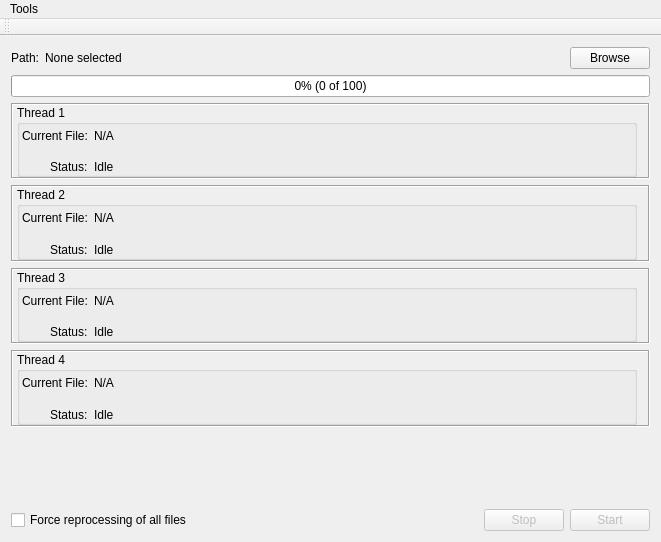
<?xml version="1.0" encoding="UTF-8"?>
<ui version="4.0">
 <class>MainWindow</class>
 <widget class="QMainWindow" name="MainWindow">
  <property name="geometry">
   <rect>
    <x>0</x>
    <y>0</y>
    <width>661</width>
    <height>542</height>
   </rect>
  </property>
  <property name="windowTitle">
   <string>Karaoke ReplayGain</string>
  </property>
  <widget class="QWidget" name="centralWidget">
   <layout class="QVBoxLayout" name="verticalLayout">
    <item>
     <layout class="QHBoxLayout" name="horizontalLayout">
      <item>
       <widget class="QLabel" name="label_2">
        <property name="text">
         <string>Path:</string>
        </property>
       </widget>
      </item>
      <item>
       <widget class="QLabel" name="labelPath">
        <property name="sizePolicy">
         <sizepolicy hsizetype="Expanding" vsizetype="Preferred">
          <horstretch>0</horstretch>
          <verstretch>0</verstretch>
         </sizepolicy>
        </property>
        <property name="text">
         <string>None selected</string>
        </property>
       </widget>
      </item>
      <item>
       <widget class="QPushButton" name="btnBrowse">
        <property name="text">
         <string>Browse</string>
        </property>
       </widget>
      </item>
     </layout>
    </item>
    <item>
     <widget class="QProgressBar" name="progressBar">
      <property name="value">
       <number>0</number>
      </property>
      <property name="format">
       <string>%p% (%v of %m)</string>
      </property>
     </widget>
    </item>
    <item>
     <widget class="QFrame" name="frame">
      <property name="frameShape">
       <enum>QFrame::Box</enum>
      </property>
      <property name="frameShadow">
       <enum>QFrame::Sunken</enum>
      </property>
      <layout class="QVBoxLayout" name="verticalLayout_6">
       <property name="leftMargin">
        <number>4</number>
       </property>
       <property name="topMargin">
        <number>0</number>
       </property>
       <property name="bottomMargin">
        <number>0</number>
       </property>
       <item>
        <widget class="QGroupBox" name="groupBox1">
         <property name="title">
          <string>Thread 1</string>
         </property>
         <layout class="QFormLayout" name="formLayout">
          <property name="labelAlignment">
           <set>Qt::AlignRight|Qt::AlignTrailing|Qt::AlignVCenter</set>
          </property>
          <property name="horizontalSpacing">
           <number>6</number>
          </property>
          <property name="verticalSpacing">
           <number>2</number>
          </property>
          <property name="leftMargin">
           <number>2</number>
          </property>
          <property name="topMargin">
           <number>4</number>
          </property>
          <property name="bottomMargin">
           <number>0</number>
          </property>
          <item row="2" column="0">
           <widget class="QLabel" name="label">
            <property name="text">
             <string>Current File:</string>
            </property>
            <property name="alignment">
             <set>Qt::AlignLeading|Qt::AlignLeft|Qt::AlignTop</set>
            </property>
           </widget>
          </item>
          <item row="2" column="1">
           <widget class="QLabel" name="labelCurrentFile1">
            <property name="sizePolicy">
             <sizepolicy hsizetype="Expanding" vsizetype="Expanding">
              <horstretch>0</horstretch>
              <verstretch>0</verstretch>
             </sizepolicy>
            </property>
            <property name="text">
             <string>N/A</string>
            </property>
            <property name="alignment">
             <set>Qt::AlignLeading|Qt::AlignLeft|Qt::AlignTop</set>
            </property>
            <property name="wordWrap">
             <bool>true</bool>
            </property>
           </widget>
          </item>
          <item row="4" column="1">
           <widget class="QLabel" name="labelStatus1">
            <property name="sizePolicy">
             <sizepolicy hsizetype="Expanding" vsizetype="Preferred">
              <horstretch>0</horstretch>
              <verstretch>0</verstretch>
             </sizepolicy>
            </property>
            <property name="text">
             <string>Idle</string>
            </property>
           </widget>
          </item>
          <item row="4" column="0">
           <widget class="QLabel" name="label_3">
            <property name="text">
             <string>Status:</string>
            </property>
           </widget>
          </item>
         </layout>
        </widget>
       </item>
      </layout>
     </widget>
    </item>
    <item>
     <widget class="QFrame" name="frame_2">
      <property name="frameShape">
       <enum>QFrame::Box</enum>
      </property>
      <property name="frameShadow">
       <enum>QFrame::Sunken</enum>
      </property>
      <layout class="QVBoxLayout" name="verticalLayout_7">
       <property name="leftMargin">
        <number>4</number>
       </property>
       <property name="topMargin">
        <number>0</number>
       </property>
       <property name="bottomMargin">
        <number>0</number>
       </property>
       <item>
        <widget class="QGroupBox" name="groupBox2">
         <property name="title">
          <string>Thread 2</string>
         </property>
         <layout class="QFormLayout" name="formLayout_2">
          <property name="labelAlignment">
           <set>Qt::AlignRight|Qt::AlignTrailing|Qt::AlignVCenter</set>
          </property>
          <property name="horizontalSpacing">
           <number>6</number>
          </property>
          <property name="verticalSpacing">
           <number>2</number>
          </property>
          <property name="leftMargin">
           <number>2</number>
          </property>
          <property name="topMargin">
           <number>4</number>
          </property>
          <property name="bottomMargin">
           <number>0</number>
          </property>
          <item row="0" column="0">
           <widget class="QLabel" name="label_7">
            <property name="text">
             <string>Current File:</string>
            </property>
            <property name="alignment">
             <set>Qt::AlignLeading|Qt::AlignLeft|Qt::AlignTop</set>
            </property>
           </widget>
          </item>
          <item row="2" column="0">
           <widget class="QLabel" name="label_8">
            <property name="text">
             <string>Status:</string>
            </property>
           </widget>
          </item>
          <item row="0" column="1">
           <widget class="QLabel" name="labelCurrentFile2">
            <property name="sizePolicy">
             <sizepolicy hsizetype="Expanding" vsizetype="Expanding">
              <horstretch>0</horstretch>
              <verstretch>0</verstretch>
             </sizepolicy>
            </property>
            <property name="text">
             <string>N/A</string>
            </property>
            <property name="alignment">
             <set>Qt::AlignLeading|Qt::AlignLeft|Qt::AlignTop</set>
            </property>
            <property name="wordWrap">
             <bool>true</bool>
            </property>
           </widget>
          </item>
          <item row="2" column="1">
           <widget class="QLabel" name="labelStatus2">
            <property name="sizePolicy">
             <sizepolicy hsizetype="Expanding" vsizetype="Preferred">
              <horstretch>0</horstretch>
              <verstretch>0</verstretch>
             </sizepolicy>
            </property>
            <property name="text">
             <string>Idle</string>
            </property>
           </widget>
          </item>
         </layout>
        </widget>
       </item>
      </layout>
     </widget>
    </item>
    <item>
     <widget class="QFrame" name="frame_3">
      <property name="frameShape">
       <enum>QFrame::Box</enum>
      </property>
      <property name="frameShadow">
       <enum>QFrame::Sunken</enum>
      </property>
      <layout class="QVBoxLayout" name="verticalLayout_8">
       <property name="leftMargin">
        <number>4</number>
       </property>
       <property name="topMargin">
        <number>0</number>
       </property>
       <property name="bottomMargin">
        <number>0</number>
       </property>
       <item>
        <widget class="QGroupBox" name="groupBox3">
         <property name="title">
          <string>Thread 3</string>
         </property>
         <layout class="QFormLayout" name="formLayout_3">
          <property name="labelAlignment">
           <set>Qt::AlignRight|Qt::AlignTrailing|Qt::AlignVCenter</set>
          </property>
          <property name="horizontalSpacing">
           <number>6</number>
          </property>
          <property name="verticalSpacing">
           <number>2</number>
          </property>
          <property name="leftMargin">
           <number>2</number>
          </property>
          <property name="topMargin">
           <number>4</number>
          </property>
          <property name="bottomMargin">
           <number>0</number>
          </property>
          <item row="0" column="0">
           <widget class="QLabel" name="label_9">
            <property name="text">
             <string>Current File:</string>
            </property>
            <property name="alignment">
             <set>Qt::AlignLeading|Qt::AlignLeft|Qt::AlignTop</set>
            </property>
           </widget>
          </item>
          <item row="3" column="0">
           <widget class="QLabel" name="label_10">
            <property name="text">
             <string>Status:</string>
            </property>
           </widget>
          </item>
          <item row="0" column="1">
           <widget class="QLabel" name="labelCurrentFile3">
            <property name="sizePolicy">
             <sizepolicy hsizetype="Expanding" vsizetype="Expanding">
              <horstretch>0</horstretch>
              <verstretch>0</verstretch>
             </sizepolicy>
            </property>
            <property name="text">
             <string>N/A</string>
            </property>
            <property name="alignment">
             <set>Qt::AlignLeading|Qt::AlignLeft|Qt::AlignTop</set>
            </property>
            <property name="wordWrap">
             <bool>true</bool>
            </property>
           </widget>
          </item>
          <item row="3" column="1">
           <widget class="QLabel" name="labelStatus3">
            <property name="sizePolicy">
             <sizepolicy hsizetype="Expanding" vsizetype="Preferred">
              <horstretch>0</horstretch>
              <verstretch>0</verstretch>
             </sizepolicy>
            </property>
            <property name="text">
             <string>Idle</string>
            </property>
           </widget>
          </item>
         </layout>
        </widget>
       </item>
      </layout>
     </widget>
    </item>
    <item>
     <widget class="QFrame" name="frame_4">
      <property name="frameShape">
       <enum>QFrame::Box</enum>
      </property>
      <property name="frameShadow">
       <enum>QFrame::Sunken</enum>
      </property>
      <layout class="QVBoxLayout" name="verticalLayout_9">
       <property name="leftMargin">
        <number>4</number>
       </property>
       <property name="topMargin">
        <number>0</number>
       </property>
       <property name="bottomMargin">
        <number>0</number>
       </property>
       <item>
        <widget class="QGroupBox" name="groupBox4">
         <property name="title">
          <string>Thread 4</string>
         </property>
         <layout class="QFormLayout" name="formLayout_4">
          <property name="labelAlignment">
           <set>Qt::AlignRight|Qt::AlignTrailing|Qt::AlignVCenter</set>
          </property>
          <property name="horizontalSpacing">
           <number>6</number>
          </property>
          <property name="verticalSpacing">
           <number>2</number>
          </property>
          <property name="leftMargin">
           <number>2</number>
          </property>
          <property name="topMargin">
           <number>4</number>
          </property>
          <property name="bottomMargin">
           <number>0</number>
          </property>
          <item row="0" column="0">
           <widget class="QLabel" name="label_11">
            <property name="text">
             <string>Current File:</string>
            </property>
            <property name="alignment">
             <set>Qt::AlignLeading|Qt::AlignLeft|Qt::AlignTop</set>
            </property>
           </widget>
          </item>
          <item row="2" column="0">
           <widget class="QLabel" name="label_12">
            <property name="text">
             <string>Status:</string>
            </property>
           </widget>
          </item>
          <item row="0" column="1">
           <widget class="QLabel" name="labelCurrentFile4">
            <property name="sizePolicy">
             <sizepolicy hsizetype="Expanding" vsizetype="Expanding">
              <horstretch>0</horstretch>
              <verstretch>0</verstretch>
             </sizepolicy>
            </property>
            <property name="text">
             <string>N/A</string>
            </property>
            <property name="alignment">
             <set>Qt::AlignLeading|Qt::AlignLeft|Qt::AlignTop</set>
            </property>
            <property name="wordWrap">
             <bool>true</bool>
            </property>
           </widget>
          </item>
          <item row="2" column="1">
           <widget class="QLabel" name="labelStatus4">
            <property name="sizePolicy">
             <sizepolicy hsizetype="Expanding" vsizetype="Preferred">
              <horstretch>0</horstretch>
              <verstretch>0</verstretch>
             </sizepolicy>
            </property>
            <property name="text">
             <string>Idle</string>
            </property>
           </widget>
          </item>
         </layout>
        </widget>
       </item>
      </layout>
     </widget>
    </item>
    <item>
     <spacer name="verticalSpacer">
      <property name="orientation">
       <enum>Qt::Vertical</enum>
      </property>
      <property name="sizeHint" stdset="0">
       <size>
        <width>20</width>
        <height>40</height>
       </size>
      </property>
     </spacer>
    </item>
    <item>
     <layout class="QHBoxLayout" name="horizontalLayout_2">
      <item>
       <widget class="QCheckBox" name="checkBoxForce">
        <property name="text">
         <string>Force reprocessing of all files</string>
        </property>
       </widget>
      </item>
      <item>
       <spacer name="horizontalSpacer">
        <property name="orientation">
         <enum>Qt::Horizontal</enum>
        </property>
        <property name="sizeHint" stdset="0">
         <size>
          <width>40</width>
          <height>20</height>
         </size>
        </property>
       </spacer>
      </item>
      <item>
       <widget class="QPushButton" name="btnStop">
        <property name="enabled">
         <bool>false</bool>
        </property>
        <property name="text">
         <string>Stop</string>
        </property>
       </widget>
      </item>
      <item>
       <widget class="QPushButton" name="btnStart">
        <property name="enabled">
         <bool>false</bool>
        </property>
        <property name="text">
         <string>Start</string>
        </property>
       </widget>
      </item>
     </layout>
    </item>
   </layout>
  </widget>
  <widget class="QToolBar" name="mainToolBar">
   <attribute name="toolBarArea">
    <enum>TopToolBarArea</enum>
   </attribute>
   <attribute name="toolBarBreak">
    <bool>false</bool>
   </attribute>
  </widget>
  <widget class="QMenuBar" name="menuBar">
   <property name="geometry">
    <rect>
     <x>0</x>
     <y>0</y>
     <width>661</width>
     <height>28</height>
    </rect>
   </property>
   <widget class="QMenu" name="menuTools">
    <property name="title">
     <string>Tools</string>
    </property>
    <addaction name="actionSettings"/>
   </widget>
   <addaction name="menuTools"/>
  </widget>
  <action name="actionSettings">
   <property name="text">
    <string>Settings</string>
   </property>
  </action>
 </widget>
 <layoutdefault spacing="6" margin="11"/>
 <resources/>
 <connections/>
</ui>
